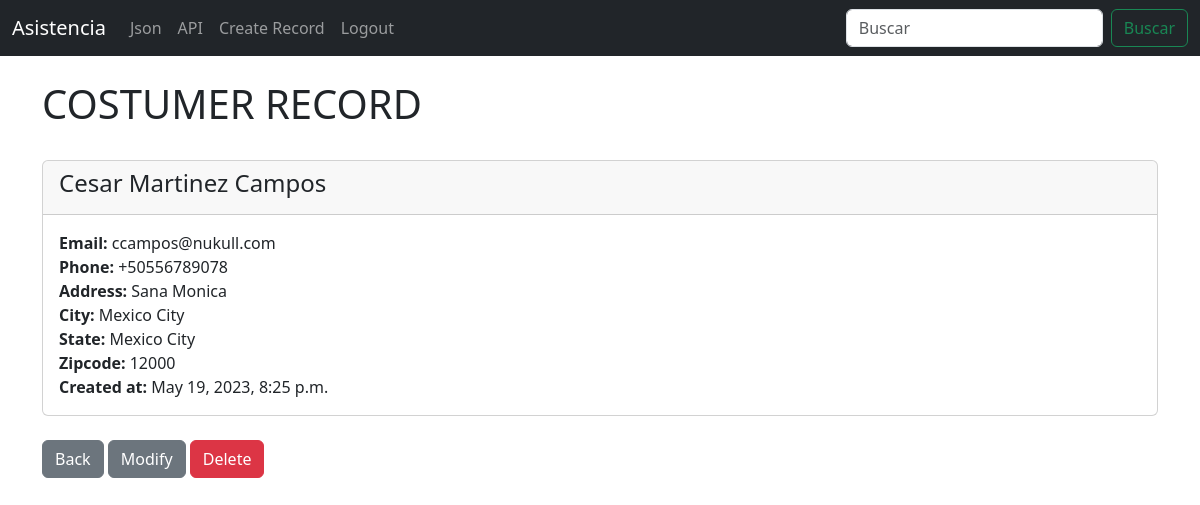
The page /record/1 (signed in) on the database its author committed.
### crm/models.py (models this page shows, shortened)
class Record(models.Model):
	created_at = models.DateTimeField(auto_now_add=True)
	first_name = models.CharField(max_length=50)
	last_name =  models.CharField(max_length=50)
	email =  models.CharField(max_length=100)
	phone = models.CharField(max_length=15)
	address =  models.CharField(max_length=100)
	city =  models.CharField(max_length=50)
	state =  models.CharField(max_length=50)
	zipcode =  models.CharField(max_length=20)

### crm/views.py (the view)
# urls.py: path('record/<int:pk>', views.costumer_record, name='record'),
def costumer_record(request,pk):
	if request.user.is_authenticated:
		costumer_record = Record.objects.get(id=pk)
		return render(request,'record.html',{'costumer_record':costumer_record})
	else:
		messages.error(request, 'You Must Be Authenticated To Access Here!...')
		return redirect('saludo')

### crm/templates/record.html (shortened to what this page needs)
{% extends 'base.html' %}
{% block content %}
<div >
		{%  if user.is_authenticated  %}
		<h1>COSTUMER RECORD</h1>
			<br>
			<div class="card">
			  <div class="card-header">
			    <h4>{{costumer_record.first_name}}  {{costumer_record.last_name}}</h3>
			  </div>
			  <div class="card-body">
			    <strong> Email: </strong> {{costumer_record.email}}<br>
			    <strong>Phone: </strong> {{costumer_record.phone}}<br>
			    <strong>Address: </strong> {{costumer_record.address}}<br>
			    <strong>City: </strong> {{costumer_record.city}}<br>
			    <strong>State: </strong> {{costumer_record.state}}<br>
			    <strong>Zipcode: </strong> {{costumer_record.zipcode}}<br>
			    <strong>Created at: </strong> {{costumer_record.created_at}}
			  </div>
			</div>
			<br>
	    <a href="{%url 'json'%}" class="btn btn-secondary">Back</a>
   	    <a href="{%url 'update_record' costumer_record.id %}" class="btn btn-secondary">Modify</a>
	    <a href="{%url 'delete_record' costumer_record.id %}" class="btn btn-danger">Delete</a>
		{% endif %}
	</div>
{% endblock %}

### rows shown on the page
Record: first_name "Cesar", last_name "Martinez Campos", email "ccampos@nukull.com", phone "+50556789078", address "Sana Monica", city "Mexico City", state "Mexico City", zipcode "12000", created_at "May 19, 2023, 8:25 p.m."
